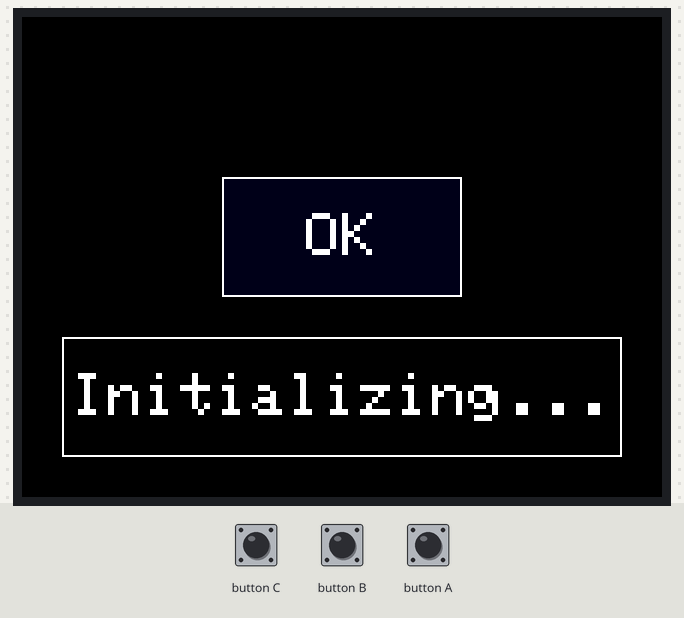
Bench run of a program on a simulated ESP32-S3. Shown: 320×240 colour display. WiFi joins after 1.5 s; servers stay silent unless stated; no MQTT or app messages arrive unless stated.

Above: at 0.2 s.
At 2.3 s:
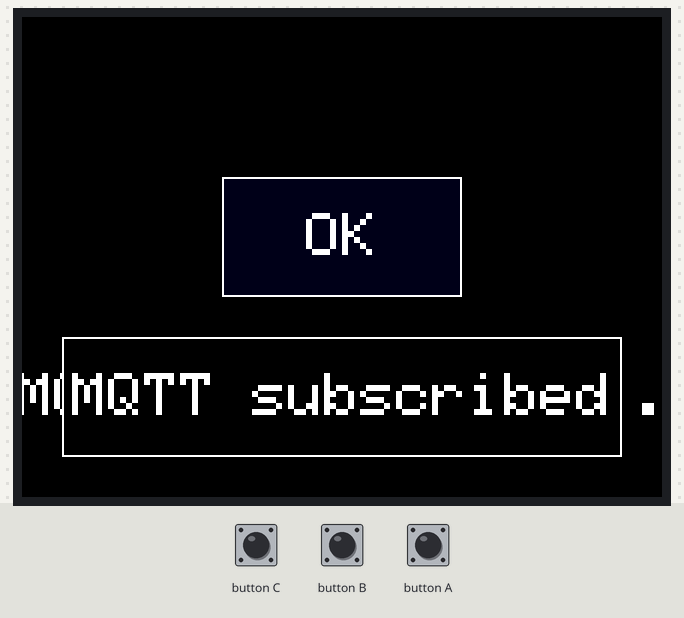

The program:

main.cpp
```cpp
#include "ui.hpp"
#include "vars.hpp"
#include "network.hpp"
#include "audiooutput.hpp"

#include <M5Unified.h>
#include <WiFi.h>
#include <WiFiClientSecure.h>
#include <PubSubClient.h>

// ===== UI =====
ui::Button btn(100, 80, 120, 60, "OK");
ui::StatusArea status(20, 160, 280, 60);

// ===== MQTT =====
WiFiClientSecure net;
PubSubClient mqtt(net);

void setup() {
    M5.begin();
    M5.Lcd.setTextSize(3);
    btn.draw();
    status.setText("Initializing...");

    if (!network::connectWiFi()) {
        status.setText("WiFi failed");
        return;
    }

    net.setCACert(AWSIOT_ROOT_CA);
    net.setCertificate(AWSIOT_CERTIFICATE);
    net.setPrivateKey(AWSIOT_PRIVATE_KEY);

    mqtt.setServer(AWSIOT_ENDPOINT, 8883);
    mqtt.setCallback(audiooutput::callback);
    mqtt.setBufferSize(2048);

    while (!mqtt.connected()) {
        status.setText("MQTT connecting...");

        if (!mqtt.connect(AWSIOT_THING_ID)) {
            M5.delay(1000);
        }
    }
    status.setText("MQTT connected");

    audiooutput::setup(mqtt);
    status.setText("MQTT subscribed");
}

void loop() {
    M5.update();
    if (!mqtt.connected()) {
        status.setText("MQTT disconnected");
    }
    mqtt.loop();
}
```

audiooutput.cpp
```cpp
#include "audiooutput.hpp"
#include "base64.hpp"

namespace audiooutput {

typedef struct {
    int16_t data[1024];
    size_t len;
} AudioChunk;

QueueHandle_t audioQueue;
volatile bool isPlaying = false;

void callback(char* topic, byte* payload, unsigned int length) {
    JsonDocument doc;

    if (deserializeJson(doc, payload, length)) return;

    if (doc["data"].is<const char*>()) {
        const char* b64 = doc["data"];

        AudioChunk chunk;
        chunk.len = decode_base64((const unsigned char*)b64, strlen(b64), (uint8_t*)chunk.data);

        if (chunk.len > 0) {
            xQueueSend(audioQueue, &chunk, 0);
            isPlaying = true;
        }
    }
}

void audioTask(void* arg) {
    AudioChunk chunk;

    while (true) {
        if (!isPlaying) {
            vTaskDelay(10);
            continue;
        }
        while (M5.Speaker.isPlaying()) {
            vTaskDelay(1);
        }
        if (xQueueReceive(audioQueue, &chunk, 6)) {
            M5.Speaker.playRaw(chunk.data, chunk.len / 2, 16000, false, 1, -1, false);
        }

        if (uxQueueMessagesWaiting(audioQueue) == 0) {
            vTaskDelay(10);
            if (uxQueueMessagesWaiting(audioQueue) == 0) {
                isPlaying = false;
            }
        }
    }
}

void setup(PubSubClient& mqtt) {
    M5.Speaker.setVolume(130);
    M5.Speaker.begin();
    audioQueue = xQueueCreate(60, sizeof(audiooutput::AudioChunk));
    xTaskCreatePinnedToCore(audioTask, "audio", 8192, NULL, 2, NULL, 1);
    mqtt.subscribe("m5/audio/output/chunk");
}

}; // namespace audiooutput
```

audiooutput.hpp
```cpp
#pragma once

#include <PubSubClient.h>
#include <M5Unified.h>
#include <ArduinoJson.h>

namespace audiooutput {
    void setup(PubSubClient& mqtt);
    void callback(char* topic, byte* payload, unsigned int length);
}
```

network.cpp
```cpp
#include "network.hpp"
#include "vars.hpp"
#include <PubSubClient.h>
#include <WiFi.h>
#include <WiFiClientSecure.h>

namespace network {
    bool connectWiFi() {
        WiFi.begin(WIFI_SSID, WIFI_PASSWORD);
        for (int i = 0; i < 10; ++i) {
            if (WiFi.status() == WL_CONNECTED) {
                return true;
            }
            M5.delay(1000);
        }
        return false;
    };
}; // namespace network
```

network.hpp
```cpp
#pragma once

#include <M5Unified.h>

namespace network {
    bool connectWiFi();
}; // namespace network
```

ui.cpp
```cpp
#include "ui.hpp"

namespace ui {

    Button::Button(int x, int y, int w, int h, const char *label) : x(x), y(y), w(w), h(h), label(label), streaming(false) {}

    void Button::draw() const {
        uint32_t color = streaming ? RED : BLUE;

        M5.Display.fillRect(x, y, w, h, color);
        M5.Display.drawRect(x, y, w, h, WHITE);
        M5.Display.setTextDatum(middle_center);
        M5.Display.setTextColor(WHITE);
        M5.Display.drawString(label, x + w / 2, y + h / 2);
    }

    void Button::setStreaming(bool is) {
        streaming = is;
        draw();
    }

    bool Button::contains(int tx, int ty) const { return (tx >= x && tx <= x + w && ty >= y && ty <= y + h); }

    StatusArea::StatusArea(int x, int y, int w, int h) : x(x), y(y), w(w), h(h) {}

    void StatusArea::setText(const char *t) {
        text = t;
        draw();
    }

    void StatusArea::draw() const {
        M5.Display.fillRect(x, y, w, h, BLACK);
        M5.Display.drawRect(x, y, w, h, WHITE);
        M5.Display.setTextDatum(middle_center);
        M5.Display.setTextColor(WHITE);
        M5.Display.drawString(text, x + w / 2, y + h / 2);
    }

} // namespace ui
```

ui.hpp
```cpp
#pragma once

#include <M5Unified.h>

namespace ui {

    class Button {
    public:
        int x, y, w, h;
        String label;
        bool streaming;

        Button(int x, int y, int w, int h, const char *label);

        void draw() const;
        void setStreaming(bool is);
        bool contains(int tx, int ty) const;
    };

    class StatusArea {
    public:
        int x, y, w, h;
        String text;

        StatusArea(int x, int y, int w, int h);

        void setText(const char *t);
        void draw() const;
    };

} // namespace ui
```

vars.example.hpp
```cpp
static const char *WIFI_SSID = "";
static const char *WIFI_PASSWORD = "";

// curl https://www.amazontrust.com/repository/AmazonRootCA1.pem
static const char *AWSIOT_ROOT_CA = R"(-----BEGIN CERTIFICATE-----
-----END CERTIFICATE-----
)";

// file name is xx.cert.pem
static const char *AWSIOT_CERTIFICATE = R"(-----BEGIN CERTIFICATE-----
-----END CERTIFICATE-----
)";

// file name is xx.private.key
static const char *AWSIOT_PRIVATE_KEY = R"(-----BEGIN RSA PRIVATE KEY-----
-----END RSA PRIVATE KEY-----
)";

// look up aws iot core console
static const char *AWSIOT_ENDPOINT = "xx.amazonaws.com";
static const char *AWSIOT_THING_ID = "";
```
